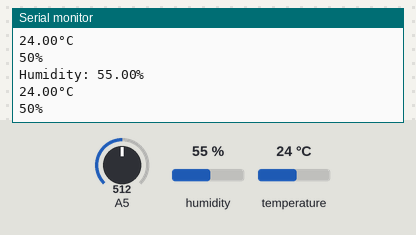
A sketch run on a simulated Arduino Uno, built with avr-gcc and run on an emulated ATmega328P. Shown: the last lines printed to the serial monitor. The test bench sets the inputs (shaded band); at power-on: humidity 55 %, A5 = 512, temperature 24 °C.

Above: at 4.8 s.
4.9 s: humidity set to 22 %
At 7.5 s:
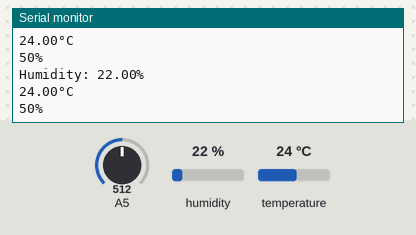
7.9 s: A5 set to 716
At 8.8 s:
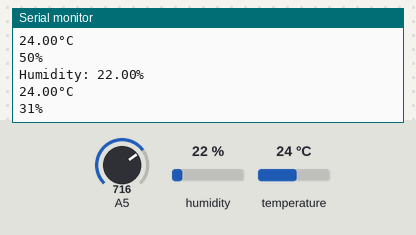
10.9 s: temperature set to 12 °C
At 13.5 s:
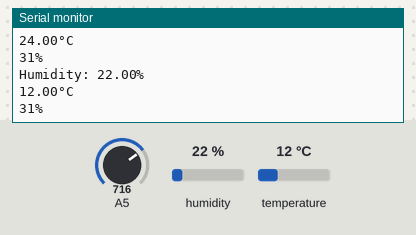
13.9 s: A5 set to 900
At 14.8 s:
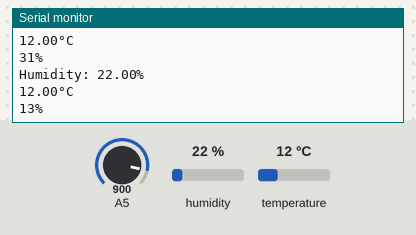
16.9 s: humidity set to 40 %
At 19.7 s:
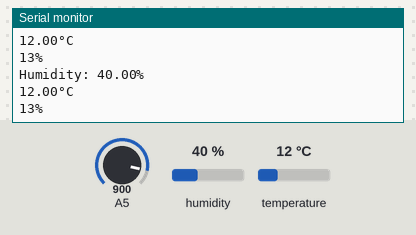
Timing chart, 0 to 20.9 s (numbered marks = the images above; inputs shaded):
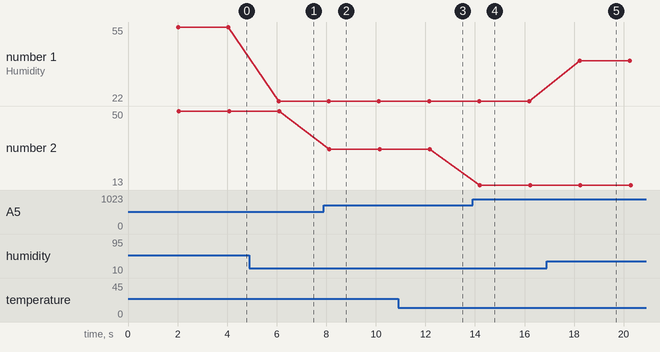

The sketch:

nd.ino
```cpp
#include "DHT.h"
#define DHTPIN 2
#define DHTTYPE DHT11
DHT dht(DHTPIN, DHTTYPE);
float nd = 0;
float da=0;
void setup() {
  Serial.begin(9600);
  dht.begin();
}

void loop() {
  pinMode(A5,INPUT);
  delay(2000);
  float h = dht.readHumidity();
  float t = dht.readTemperature();
  if (isnan(h)|| isnan(t)) {}
  else {
    da = h;
    nd = t;
  }
  Serial.print(F("Humidity: "));
  Serial.print(h);
  Serial.print("%");
  Serial.println();
  Serial.print(t);
  Serial.print(F("°C "));
  Serial.println();
  Serial.print(map(analogRead(A5),0,1023,100,0));
  Serial.print(F("% "));
  Serial.println();
}
```

Measured:
- after the input at 4.9 s, the serial monitor: prints a new line after 1.2 s (image 1)
- after the input at 7.9 s, the serial monitor: prints a new line after 0.23 s (image 2)
- after the input at 10.9 s, the serial monitor: prints a new line after 1.3 s (image 3)
- after the input at 13.9 s, the serial monitor: prints a new line after 0.30 s (image 4)
- after the input at 16.9 s, the serial monitor: prints a new line after 1.3 s (image 5)
- plotted number 1: 55 → 22 after the input at 4.9 s, 22 → 40 after the input at 16.9 s
- plotted number 2: 50 → 31 after the input at 7.9 s, 31 → 13 after the input at 13.9 s
